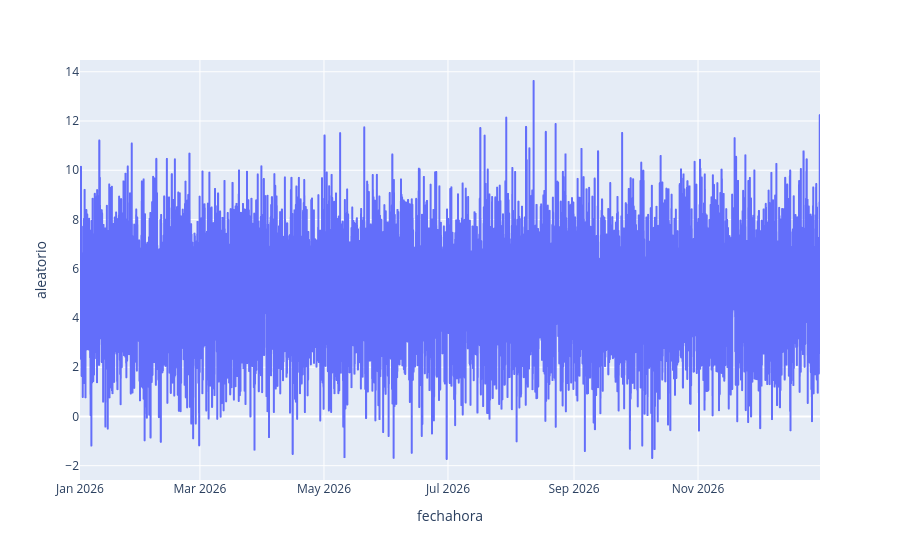

Notebook code cell kept with this figure:
### Code cell
fig = px.line(x="fechahora", y="aleatorio", data_frame=df)
fig

### Figure 1 — Plotly figure (JSON) as saved in the notebook; plotly's stock layout.template omitted (floating-point values rounded to 4 significant figures; data arrays with more than 128 entries replaced by an {"elided": "..."} marker saying what was removed)
{"data": [{"hovertemplate": "fechahora=%{x}<br>aleatorio=%{y}<extra></extra>", "legendgroup": "", "line": {"color": "#636efa", "dash": "solid"}, "marker": {"symbol": "circle"}, "mode": "lines", "name": "", "showlegend": false, "type": "scattergl", "x": {"elided": "8737 str values"}, "xaxis": "x", "y": {"elided": "8737 float values"}, "yaxis": "y"}], "layout": {"legend": {"tracegroupgap": 0}, "margin": {"t": 60}, "xaxis": {"anchor": "y", "domain": [0, 1], "title": {"text": "fechahora"}}, "yaxis": {"anchor": "x", "domain": [0, 1], "title": {"text": "aleatorio"}}}}
